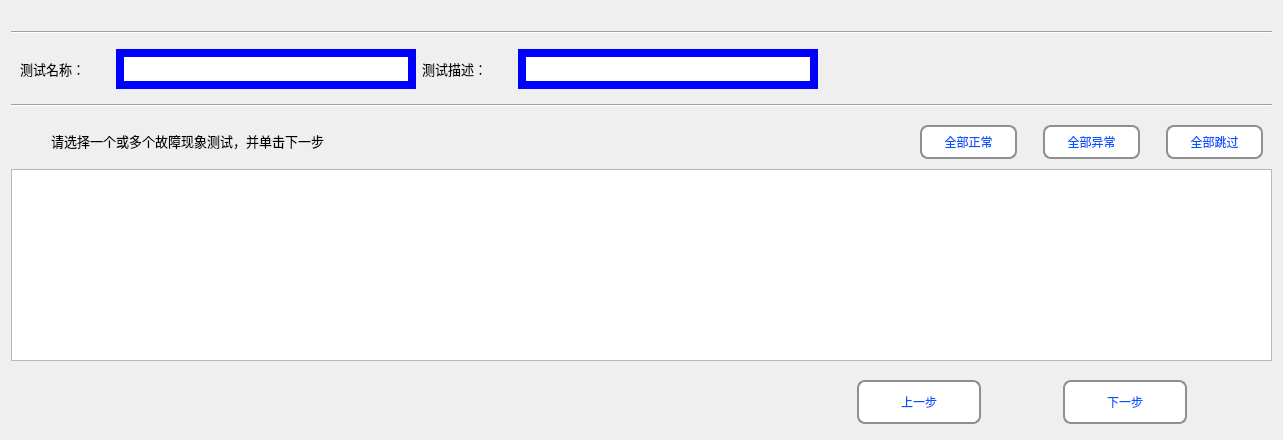
      <widget class="QWidget" name="page_main_select_known_test">
       <property name="minimumSize">
        <size>
         <width>0</width>
         <height>50</height>
        </size>
       </property>
       <property name="styleSheet">
        <string notr="true">QWidget#page_main_select_known_test{
border-image: url(:/new/prefix1/Diagnosis_Image/BG_new.png);}
</string>
       </property>
       <layout class="QGridLayout" name="gridLayout_4">
        <item row="0" column="0">
         <spacer name="horizontalSpacer_29">
          <property name="orientation">
           <enum>Qt::Horizontal</enum>
          </property>
          <property name="sizeHint" stdset="0">
           <size>
            <width>906</width>
            <height>20</height>
           </size>
          </property>
         </spacer>
        </item>
        <item row="1" column="0">
         <widget class="Line" name="line_select_known_test_1">
          <property name="orientation">
           <enum>Qt::Horizontal</enum>
          </property>
         </widget>
        </item>
        <item row="2" column="0">
         <widget class="QWidget" name="widget_select_known_test_1" native="true">
          <property name="maximumSize">
           <size>
            <width>16777215</width>
            <height>60</height>
           </size>
          </property>
          <layout class="QHBoxLayout" name="horizontalLayout_20">
           <item>
            <widget class="QLabel" name="label_known_test_name_searching">
             <property name="minimumSize">
              <size>
               <width>90</width>
               <height>40</height>
              </size>
             </property>
             <property name="maximumSize">
              <size>
               <width>90</width>
               <height>40</height>
              </size>
             </property>
             <property name="font">
              <font>
               <family>微软雅黑</family>
               <pointsize>10</pointsize>
              </font>
             </property>
             <property name="text">
              <string>测试名称：</string>
             </property>
            </widget>
           </item>
           <item>
            <widget class="QLineEdit" name="lineEdit_known_test_name_searching">
             <property name="minimumSize">
              <size>
               <width>300</width>
               <height>40</height>
              </size>
             </property>
             <property name="maximumSize">
              <size>
               <width>300</width>
               <height>16777215</height>
              </size>
             </property>
             <property name="styleSheet">
              <string notr="true">QLineEdit#lineEdit_known_test_name_searching{
    border: 8px solid blue;
	border-image: url(:/new/prefix1/Diagnosis_Image/Search_input.png);}
</string>
             </property>
            </widget>
           </item>
           <item>
            <widget class="QLabel" name="label_known_test_description_searching">
             <property name="minimumSize">
              <size>
               <width>90</width>
               <height>40</height>
              </size>
             </property>
             <property name="maximumSize">
              <size>
               <width>90</width>
               <height>40</height>
              </size>
             </property>
             <property name="font">
              <font>
               <family>微软雅黑</family>
               <pointsize>10</pointsize>
              </font>
             </property>
             <property name="text">
              <string>测试描述：</string>
             </property>
            </widget>
           </item>
           <item>
            <widget class="QLineEdit" name="lineEdit_known_test_description_searching">
             <property name="minimumSize">
              <size>
               <width>300</width>
               <height>40</height>
              </size>
             </property>
             <property name="maximumSize">
              <size>
               <width>300</width>
               <height>16777215</height>
              </size>
             </property>
             <property name="styleSheet">
              <string notr="true">QLineEdit#lineEdit_known_test_description_searching{
    border: 8px solid blue;
	border-image: url(:/new/prefix1/Diagnosis_Image/Search_input.png);}
</string>
             </property>
            </widget>
           </item>
           <item>
            <widget class="QPushButton" name="btn_known_test_searching">
             <property name="minimumSize">
              <size>
               <width>40</width>
               <height>40</height>
              </size>
             </property>
             <property name="maximumSize">
              <size>
               <width>40</width>
               <height>40</height>
              </size>
             </property>
             <property name="styleSheet">
              <string notr="true">border-radius:0px;
border-image: url(:/new/prefix1/Diagnosis_Image/Search_icon.png);</string>
             </property>
             <property name="text">
              <string/>
             </property>
             <property name="iconSize">
              <size>
               <width>40</width>
               <height>40</height>
              </size>
             </property>
            </widget>
           </item>
           <item>
            <spacer name="horizontalSpacer_tool_serch_4">
             <property name="orientation">
              <enum>Qt::Horizontal</enum>
             </property>
             <property name="sizeHint" stdset="0">
              <size>
               <width>374</width>
               <height>20</height>
              </size>
             </property>
            </spacer>
           </item>
          </layout>
         </widget>
        </item>
        <item row="3" column="0">
         <widget class="Line" name="line_select_known_test_2">
          <property name="orientation">
           <enum>Qt::Horizontal</enum>
          </property>
         </widget>
        </item>
        <item row="4" column="0">
         <widget class="QWidget" name="widget_select_known_test_2" native="true">
          <property name="maximumSize">
           <size>
            <width>16777215</width>
            <height>50</height>
           </size>
          </property>
          <layout class="QHBoxLayout" name="horizontalLayout_19">
           <property name="leftMargin">
            <number>40</number>
           </property>
           <property name="topMargin">
            <number>12</number>
           </property>
           <property name="bottomMargin">
            <number>6</number>
           </property>
           <item>
            <widget class="QLabel" name="label_known_test_select">
             <property name="minimumSize">
              <size>
               <width>380</width>
               <height>30</height>
              </size>
             </property>
             <property name="maximumSize">
              <size>
               <width>380</width>
               <height>30</height>
              </size>
             </property>
             <property name="font">
              <font>
               <family>微软雅黑</family>
               <pointsize>10</pointsize>
               <weight>50</weight>
               <bold>false</bold>
              </font>
             </property>
             <property name="text">
              <string>请选择一个或多个故障现象测试，并单击下一步</string>
             </property>
            </widget>
           </item>
           <item>
            <spacer name="horizontalSpacer_211">
             <property name="orientation">
              <enum>Qt::Horizontal</enum>
             </property>
             <property name="sizeHint" stdset="0">
              <size>
               <width>483</width>
               <height>20</height>
              </size>
             </property>
            </spacer>
           </item>
           <item>
            <widget class="QToolButton" name="toolButton_known_test_all_yes">
             <property name="minimumSize">
              <size>
               <width>94</width>
               <height>34</height>
              </size>
             </property>
             <property name="styleSheet">
              <string notr="true">QToolButton { 
    border: 2px solid #8f8f91;
    border-radius: 8px; 
    min-width: 90px;
    min-height: 30px;
	background-color: rgb(255, 255, 255);
	color: rgb(0, 85, 255);
	font: 75 12pt &quot;微软雅黑&quot;;
 }
QToolButton:pressed {
    border: 2px solid #8f8f91;
    border-radius: 6px; 
    background-color: rgb(255, 255, 255);
    min-width: 80px;
    min-height: 30px;
	color: rgb(0, 85, 255);
	font: 75 10pt &quot;微软雅黑&quot;;
}</string>
             </property>
             <property name="text">
              <string>全部正常</string>
             </property>
            </widget>
           </item>
           <item>
            <spacer name="verticalSpacer_2">
             <property name="orientation">
              <enum>Qt::Vertical</enum>
             </property>
             <property name="sizeHint" stdset="0">
              <size>
               <width>20</width>
               <height>40</height>
              </size>
             </property>
            </spacer>
           </item>
           <item>
            <widget class="QToolButton" name="toolButton_known_test_all_no">
             <property name="minimumSize">
              <size>
               <width>94</width>
               <height>34</height>
              </size>
             </property>
             <property name="styleSheet">
              <string notr="true">QToolButton { 
    border: 2px solid #8f8f91;
    border-radius: 8px; 
    min-width: 90px;
    min-height: 30px;
	background-color: rgb(255, 255, 255);
	color: rgb(0, 85, 255);
	font: 75 12pt &quot;微软雅黑&quot;;
 }
QToolButton:pressed {
    border: 2px solid #8f8f91;
    border-radius: 6px; 
    background-color: rgb(255, 255, 255);
    min-width: 80px;
    min-height: 30px;
	color: rgb(0, 85, 255);
	font: 75 10pt &quot;微软雅黑&quot;;
}</string>
             </property>
             <property name="text">
              <string>全部异常</string>
             </property>
            </widget>
           </item>
           <item>
            <spacer name="verticalSpacer_3">
             <property name="orientation">
              <enum>Qt::Vertical</enum>
             </property>
             <property name="sizeHint" stdset="0">
              <size>
               <width>20</width>
               <height>40</height>
              </size>
             </property>
            </spacer>
           </item>
           <item>
            <widget class="QToolButton" name="toolButton_known_test_all_skip">
             <property name="minimumSize">
              <size>
               <width>94</width>
               <height>34</height>
              </size>
             </property>
             <property name="styleSheet">
              <string notr="true">QToolButton { 
    border: 2px solid #8f8f91;
    border-radius: 8px; 
    min-width: 90px;
    min-height: 30px;
	background-color: rgb(255, 255, 255);
	color: rgb(0, 85, 255);
	font: 75 12pt &quot;微软雅黑&quot;;
 }
QToolButton:pressed {
    border: 2px solid #8f8f91;
    border-radius: 6px; 
    background-color: rgb(255, 255, 255);
    min-width: 80px;
    min-height: 30px;
	color: rgb(0, 85, 255);
	font: 75 10pt &quot;微软雅黑&quot;;
}</string>
             </property>
             <property name="text">
              <string>全部跳过</string>
             </property>
            </widget>
           </item>
          </layout>
         </widget>
        </item>
        <item row="5" column="0">
         <widget class="QTableWidget" name="tableWidget_known_test_select">
          <property name="focusPolicy">
           <enum>Qt::NoFocus</enum>
          </property>
          <property name="styleSheet">
           <string notr="true"/>
          </property>
          <property name="wordWrap">
           <bool>true</bool>
          </property>
         </widget>
        </item>
        <item row="6" column="0">
         <widget class="QWidget" name="widget_select_known_test_3" native="true">
          <layout class="QHBoxLayout" name="horizontalLayout_18">
           <item>
            <spacer name="horizontalSpacer_198">
             <property name="orientation">
              <enum>Qt::Horizontal</enum>
             </property>
             <property name="sizeHint" stdset="0">
              <size>
               <width>28</width>
               <height>20</height>
              </size>
             </property>
            </spacer>
           </item>
           <item>
            <spacer name="horizontalSpacer_199">
             <property name="orientation">
              <enum>Qt::Horizontal</enum>
             </property>
             <property name="sizeHint" stdset="0">
              <size>
               <width>35</width>
               <height>20</height>
              </size>
             </property>
            </spacer>
           </item>
           <item>
            <spacer name="horizontalSpacer_200">
             <property name="orientation">
              <enum>Qt::Horizontal</enum>
             </property>
             <property name="sizeHint" stdset="0">
              <size>
               <width>17</width>
               <height>20</height>
              </size>
             </property>
            </spacer>
           </item>
           <item>
            <spacer name="horizontalSpacer_201">
             <property name="orientation">
              <enum>Qt::Horizontal</enum>
             </property>
             <property name="sizeHint" stdset="0">
              <size>
               <width>35</width>
               <height>20</height>
              </size>
             </property>
            </spacer>
           </item>
           <item>
            <spacer name="horizontalSpacer_202">
             <property name="orientation">
              <enum>Qt::Horizontal</enum>
             </property>
             <property name="sizeHint" stdset="0">
              <size>
               <width>34</width>
               <height>20</height>
              </size>
             </property>
            </spacer>
           </item>
           <item>
            <spacer name="horizontalSpacer_203">
             <property name="orientation">
              <enum>Qt::Horizontal</enum>
             </property>
             <property name="sizeHint" stdset="0">
              <size>
               <width>35</width>
               <height>20</height>
              </size>
             </property>
            </spacer>
           </item>
           <item>
            <spacer name="horizontalSpacer_204">
             <property name="orientation">
              <enum>Qt::Horizontal</enum>
             </property>
             <property name="sizeHint" stdset="0">
              <size>
               <width>54</width>
               <height>20</height>
              </size>
             </property>
            </spacer>
           </item>
           <item>
            <spacer name="horizontalSpacer_205">
             <property name="orientation">
              <enum>Qt::Horizontal</enum>
             </property>
             <property name="sizeHint" stdset="0">
              <size>
               <width>53</width>
               <height>20</height>
              </size>
             </property>
            </spacer>
           </item>
           <item>
            <spacer name="horizontalSpacer_206">
             <property name="orientation">
              <enum>Qt::Horizontal</enum>
             </property>
             <property name="sizeHint" stdset="0">
              <size>
               <width>44</width>
               <height>20</height>
              </size>
             </property>
            </spacer>
           </item>
           <item>
            <spacer name="horizontalSpacer_207">
             <property name="orientation">
              <enum>Qt::Horizontal</enum>
             </property>
             <property name="sizeHint" stdset="0">
              <size>
               <width>39</width>
               <height>20</height>
              </size>
             </property>
            </spacer>
           </item>
           <item>
            <spacer name="horizontalSpacer_208">
             <property name="orientation">
              <enum>Qt::Horizontal</enum>
             </property>
             <property name="sizeHint" stdset="0">
              <size>
               <width>17</width>
               <height>20</height>
              </size>
             </property>
            </spacer>
           </item>
           <item>
            <widget class="QToolButton" name="toolButton_known_test_select_last">
             <property name="minimumSize">
              <size>
               <width>124</width>
               <height>44</height>
              </size>
             </property>
             <property name="maximumSize">
              <size>
               <width>100</width>
               <height>35</height>
              </size>
             </property>
             <property name="styleSheet">
              <string notr="true">QToolButton { 
    border: 2px solid #8f8f91;
    border-radius: 8px; 
    min-width: 120px;
    min-height: 40px;
	background-color: rgb(255, 255, 255);
	color: rgb(0, 85, 255);
	font: 75 12pt &quot;微软雅黑&quot;;
 }
QToolButton:pressed {
    border: 2px solid #8f8f91;
    border-radius: 6px; 
    background-color: rgb(255, 255, 255);
    min-width: 120px;
    min-height: 40px;
	color: rgb(0, 85, 255);
	font: 75 10pt &quot;微软雅黑&quot;;
}</string>
             </property>
             <property name="text">
              <string>上一步</string>
             </property>
            </widget>
           </item>
           <item>
            <spacer name="horizontalSpacer_209">
             <property name="orientation">
              <enum>Qt::Horizontal</enum>
             </property>
             <property name="sizeHint" stdset="0">
              <size>
               <width>34</width>
               <height>20</height>
              </size>
             </property>
            </spacer>
           </item>
           <item>
            <widget class="QToolButton" name="toolButton_known_test_select_next">
             <property name="minimumSize">
              <size>
               <width>124</width>
               <height>44</height>
              </size>
             </property>
             <property name="maximumSize">
              <size>
               <width>100</width>
               <height>35</height>
              </size>
             </property>
             <property name="styleSheet">
              <string notr="true">QToolButton { 
    border: 2px solid #8f8f91;
    border-radius: 8px; 
    min-width: 120px;
    min-height: 40px;
	background-color: rgb(255, 255, 255);
	color: rgb(0, 85, 255);
	font: 75 12pt &quot;微软雅黑&quot;;
 }
QToolButton:pressed {
    border: 2px solid #8f8f91;
    border-radius: 6px; 
    background-color: rgb(255, 255, 255);
    min-width: 120px;
    min-height: 40px;
	color: rgb(0, 85, 255);
	font: 75 10pt &quot;微软雅黑&quot;;
}</string>
             </property>
             <property name="text">
              <string>下一步</string>
             </property>
            </widget>
           </item>
           <item>
            <spacer name="horizontalSpacer_210">
             <property name="orientation">
              <enum>Qt::Horizontal</enum>
             </property>
             <property name="sizeHint" stdset="0">
              <size>
               <width>40</width>
               <height>20</height>
              </size>
             </property>
            </spacer>
           </item>
          </layout>
         </widget>
        </item>
       </layout>
      </widget>
